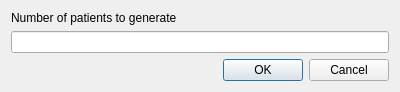
<?xml version="1.0" encoding="UTF-8"?>
<ui version="4.0">
 <class>HowManyDiag</class>
 <widget class="QDialog" name="HowManyDiag">
  <property name="geometry">
   <rect>
    <x>0</x>
    <y>0</y>
    <width>400</width>
    <height>86</height>
   </rect>
  </property>
  <property name="windowTitle">
   <string>Dialog</string>
  </property>
  <layout class="QVBoxLayout" name="verticalLayout">
   <item>
    <widget class="QLabel" name="label">
     <property name="text">
      <string>Number of patients to generate</string>
     </property>
    </widget>
   </item>
   <item>
    <widget class="QLineEdit" name="leHowMany"/>
   </item>
   <item>
    <widget class="QDialogButtonBox" name="buttonBox">
     <property name="orientation">
      <enum>Qt::Horizontal</enum>
     </property>
     <property name="standardButtons">
      <set>QDialogButtonBox::Cancel|QDialogButtonBox::Ok</set>
     </property>
    </widget>
   </item>
  </layout>
 </widget>
 <resources/>
 <connections>
  <connection>
   <sender>buttonBox</sender>
   <signal>accepted()</signal>
   <receiver>HowManyDiag</receiver>
   <slot>accept()</slot>
   <hints>
    <hint type="sourcelabel">
     <x>248</x>
     <y>254</y>
    </hint>
    <hint type="destinationlabel">
     <x>157</x>
     <y>274</y>
    </hint>
   </hints>
  </connection>
  <connection>
   <sender>buttonBox</sender>
   <signal>rejected()</signal>
   <receiver>HowManyDiag</receiver>
   <slot>reject()</slot>
   <hints>
    <hint type="sourcelabel">
     <x>316</x>
     <y>260</y>
    </hint>
    <hint type="destinationlabel">
     <x>286</x>
     <y>274</y>
    </hint>
   </hints>
  </connection>
 </connections>
</ui>
